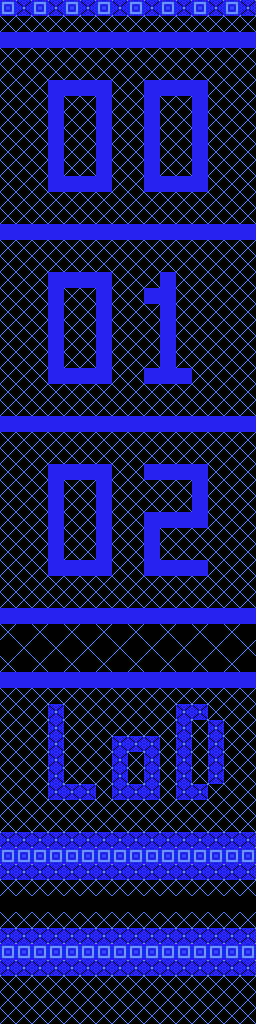

Tiled map render using the project's own tile images. Description and the whole map definition, tile-layer contents included, below:
An orthogonal 16x64 tile map with 16x16 px tiles, 1 tile layer (Tile Layer 1).

<map version="1.8" tiledversion="1.8.2" orientation="orthogonal" renderorder="right-up" width="16" height="64" tilewidth="16" tileheight="16" infinite="0" nextlayerid="2" nextobjectid="1">
 <tileset firstgid="1" name="tileset" tilewidth="16" tileheight="16" tilecount="5" columns="5">
  <image source="tileset.png" width="80" height="16" />
 </tileset>
 <layer id="1" name="Tile Layer 1" width="16" height="64">
  <data encoding="csv">
2,3,2,3,2,3,2,3,2,3,2,3,2,3,2,3,
1,1,1,1,1,1,1,1,1,1,1,1,1,1,1,1,
4,4,4,4,4,4,4,4,4,4,4,4,4,4,4,4,
1,1,1,1,1,1,1,1,1,1,1,1,1,1,1,1,
1,1,1,1,1,1,1,1,1,1,1,1,1,1,1,1,
1,1,1,4,4,4,4,1,1,4,4,4,4,1,1,1,
1,1,1,4,1,1,4,1,1,4,1,1,4,1,1,1,
1,1,1,4,1,1,4,1,1,4,1,1,4,1,1,1,
1,1,1,4,1,1,4,1,1,4,1,1,4,1,1,1,
1,1,1,4,1,1,4,1,1,4,1,1,4,1,1,1,
1,1,1,4,1,1,4,1,1,4,1,1,4,1,1,1,
1,1,1,4,4,4,4,1,1,4,4,4,4,1,1,1,
1,1,1,1,1,1,1,1,1,1,1,1,1,1,1,1,
1,1,1,1,1,1,1,1,1,1,1,1,1,1,1,1,
4,4,4,4,4,4,4,4,4,4,4,4,4,4,4,4,
1,1,1,1,1,1,1,1,1,1,1,1,1,1,1,1,
1,1,1,1,1,1,1,1,1,1,1,1,1,1,1,1,
1,1,1,4,4,4,4,1,1,1,4,1,1,1,1,1,
1,1,1,4,1,1,4,1,1,4,4,1,1,1,1,1,
1,1,1,4,1,1,4,1,1,1,4,1,1,1,1,1,
1,1,1,4,1,1,4,1,1,1,4,1,1,1,1,1,
1,1,1,4,1,1,4,1,1,1,4,1,1,1,1,1,
1,1,1,4,1,1,4,1,1,1,4,1,1,1,1,1,
1,1,1,4,4,4,4,1,1,4,4,4,1,1,1,1,
1,1,1,1,1,1,1,1,1,1,1,1,1,1,1,1,
1,1,1,1,1,1,1,1,1,1,1,1,1,1,1,1,
4,4,4,4,4,4,4,4,4,4,4,4,4,4,4,4,
1,1,1,1,1,1,1,1,1,1,1,1,1,1,1,1,
1,1,1,1,1,1,1,1,1,1,1,1,1,1,1,1,
1,1,1,4,4,4,4,1,1,4,4,4,4,1,1,1,
1,1,1,4,1,1,4,1,1,1,1,1,4,1,1,1,
1,1,1,4,1,1,4,1,1,1,1,1,4,1,1,1,
1,1,1,4,1,1,4,1,1,4,4,4,4,1,1,1,
1,1,1,4,1,1,4,1,1,4,1,1,1,1,1,1,
1,1,1,4,1,1,4,1,1,4,1,1,1,1,1,1,
1,1,1,4,4,4,4,1,1,4,4,4,4,1,1,1,
1,1,1,1,1,1,1,1,1,1,1,1,1,1,1,1,
1,1,1,1,1,1,1,1,1,1,1,1,1,1,1,1,
4,4,4,4,4,4,4,4,4,4,4,4,4,4,4,4,
1,5,1,5,1,5,1,5,1,5,1,5,1,5,1,5,
5,1,5,1,5,1,5,1,5,1,5,1,5,1,5,1,
1,5,1,5,1,5,1,5,1,5,1,5,1,5,1,5,
4,4,4,4,4,4,4,4,4,4,4,4,4,4,4,4,
1,1,1,1,1,1,1,1,1,1,1,1,1,1,1,1,
1,1,1,3,1,1,1,1,1,1,1,3,3,1,1,1,
1,1,1,3,1,1,1,1,1,1,1,3,1,3,1,1,
1,1,1,3,1,1,1,3,3,3,1,3,1,3,1,1,
1,1,1,3,1,1,1,3,1,3,1,3,1,3,1,1,
1,1,1,3,1,1,1,3,1,3,1,3,1,3,1,1,
1,1,1,3,3,3,1,3,3,3,1,3,3,1,1,1,
1,1,1,1,1,1,1,1,1,1,1,1,1,1,1,1,
1,1,1,1,1,1,1,1,1,1,1,1,1,1,1,1,
3,3,3,3,3,3,3,3,3,3,3,3,3,3,3,3,
2,2,2,2,2,2,2,2,2,2,2,2,2,2,2,2,
3,3,3,3,3,3,3,3,3,3,3,3,3,3,3,3,
1,1,1,1,1,1,1,1,1,1,1,1,1,1,1,1,
5,5,5,5,5,5,5,5,5,5,5,5,5,5,5,5,
1,1,1,1,1,1,1,1,1,1,1,1,1,1,1,1,
3,3,3,3,3,3,3,3,3,3,3,3,3,3,3,3,
2,2,2,2,2,2,2,2,2,2,2,2,2,2,2,2,
3,3,3,3,3,3,3,3,3,3,3,3,3,3,3,3,
1,1,1,1,1,1,1,1,1,1,1,1,1,1,1,1,
1,1,1,1,1,1,1,1,1,1,1,1,1,1,1,1,
1,1,1,1,1,1,1,1,1,1,1,1,1,1,1,1
</data>
 </layer>
</map>
